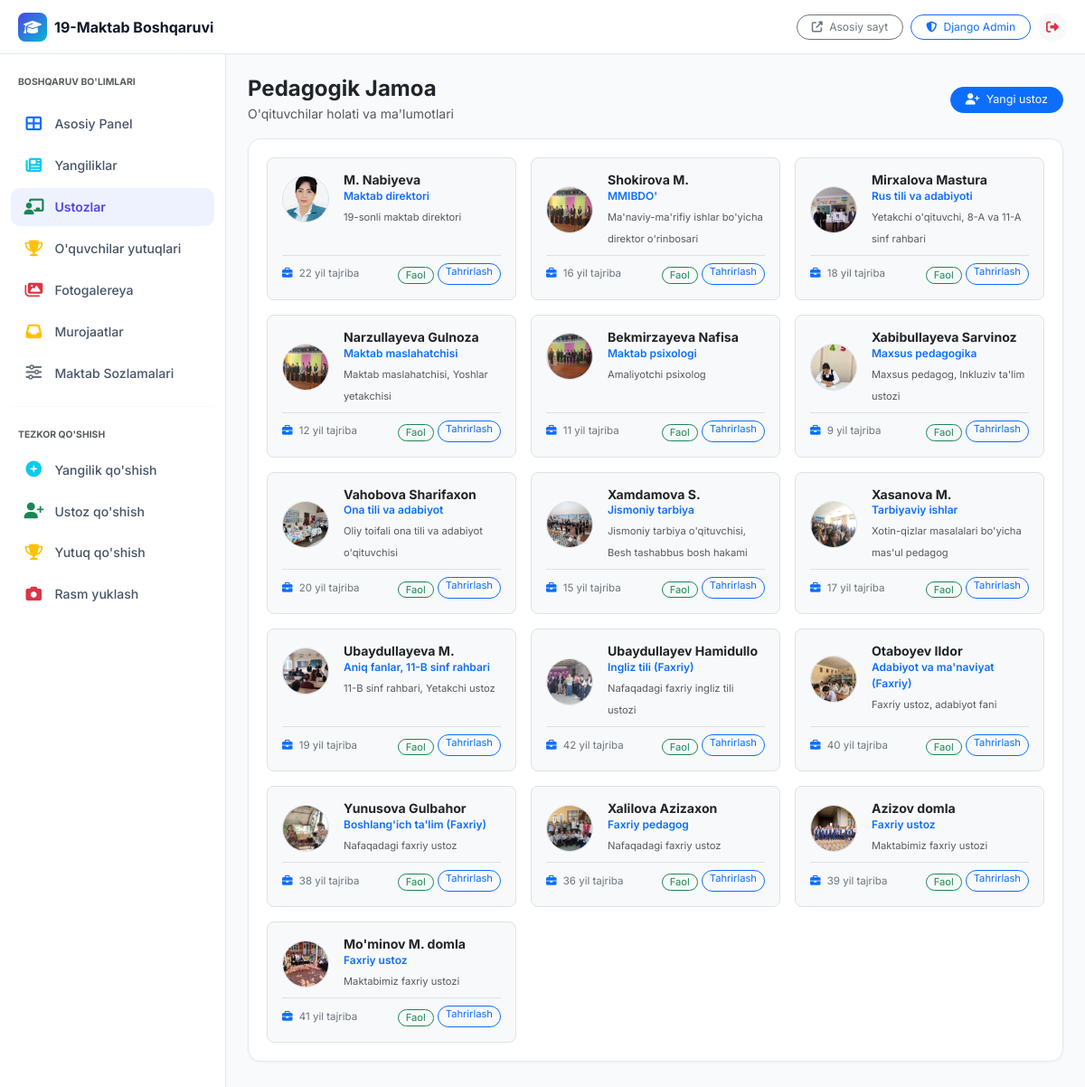
Screenshot of /dashboard/teachers/ (signed in) with the database file from the repository.
### apps/teachers/models.py (models this page shows, shortened)
class Teacher(models.Model):
    full_name = models.CharField(max_length=200, verbose_name="F.I.Sh")
    subject = models.CharField(max_length=100, verbose_name="Dars beradigan fani (UZ)")
    subject_ru = models.CharField(max_length=100, blank=True, verbose_name="Fani (RU)")
    subject_en = models.CharField(max_length=100, blank=True, verbose_name="Fani (EN)")
    position = models.CharField(max_length=100, verbose_name="Lavozimi / Toifasi (UZ)")
    position_ru = models.CharField(max_length=100, blank=True, verbose_name="Lavozimi (RU)")
    position_en = models.CharField(max_length=100, blank=True, verbose_name="Lavozimi (EN)")
    bio = models.TextField(blank=True, verbose_name="Tarjimai hol / Qisqacha ma'lumot (UZ)")
    bio_ru = models.TextField(blank=True, verbose_name="Ma'lumot (RU)")
    bio_en = models.TextField(blank=True, verbose_name="Ma'lumot (EN)")
    photo = models.ImageField(upload_to='teachers/', blank=True, null=True, verbose_name="Fotosurat")
    department = models.ForeignKey(Department, on_delete=models.SET_NULL, null=True, blank=True, related_name='teachers', verbose_name="Kafedra")
    experience_years = models.PositiveIntegerField(default=0, verbose_name="Ish staji (yil)")
    education = models.CharField(max_length=300, blank=True, verbose_name="Ma'lumoti")
    is_active = models.BooleanField(default=True, verbose_name="Faol")
    is_featured = models.BooleanField(default=False, verbose_name="Bosh sahifada ko'rsatish")
    order = models.PositiveIntegerField(default=0, verbose_name="Tartib raqami")
    email = models.EmailField(blank=True, verbose_name="Elektron pochta")
    created_at = models.DateTimeField(auto_now_add=True, verbose_name="Qo'shilgan sana")
    class Meta:
        verbose_name = 'O\'qituvchi'
        verbose_name_plural = 'O\'qituvchilar'
        ordering = ['order', 'full_name']

### apps/core/dashboard_views.py (the view, shortened to what this page needs)
# urls.py: path('teachers/', dashboard_views.dashboard_teachers, name='dashboard_teachers'),
@staff_required
def dashboard_teachers(request):
    teachers = Teacher.objects.select_related('department').order_by('order', 'full_name')
    context = {
        'teachers': teachers,
        'active_menu': 'teachers',
    }
    return render(request, 'dashboard/teachers.html', context)

### apps/core/context_processors.py (called while the page is built)
def site_settings(request):
    settings_obj = SiteSettings.objects.first()
    return {
        'site_settings': settings_obj,
    }

### apps/core/dashboard_views.py (called while the page is built)
def staff_required(view_func):
    actual_decorator = user_passes_test(
        lambda u: u.is_authenticated and u.is_staff,
        login_url='/dashboard/login/'
    )
    return actual_decorator(view_func)

### templates/dashboard/teachers.html (shortened to what this page needs)
{% extends 'dashboard/base.html' %}
{% block content %}
<div class="d-flex justify-content-between align-items-center mb-3 flex-wrap gap-2">
    <div>
        <h4 class="fw-bold mb-0 text-dark">Pedagogik Jamoa</h4>
        <small class="text-muted">O'qituvchilar holati va ma'lumotlari</small>
    </div>
    <a href="/admin/teachers/teacher/add/" class="btn btn-sm btn-primary rounded-pill px-3" style="font-size: 0.78rem;">
        <i class="fas fa-user-plus me-1"></i> Yangi ustoz
    </a>
</div>
<div class="dash-card">
    <div class="row g-3">
        {% for t in teachers %}
            <div class="col-12 col-md-6 col-xl-4">
                <div class="p-3 rounded-3 border bg-light h-100 d-flex flex-column justify-content-between">
                    <div class="d-flex gap-3 align-items-center mb-2">
                        {% if t.photo %}
                            <img src="{{ t.photo.url }}" alt="{{ t.full_name }}" class="rounded-circle border" style="width: 52px; height: 52px; object-fit: cover; flex-shrink: 0;">
                        {% else %}
                            <div class="rounded-circle bg-white border d-flex align-items-center justify-content-center text-primary" style="width: 52px; height: 52px; flex-shrink: 0;">
                                <i class="fas fa-user-tie fa-lg"></i>
                            </div>
                        {% endif %}
                        <div class="overflow-hidden">
                            <h6 class="fw-bold mb-0 text-dark text-truncate" style="font-size: 0.88rem;">{{ t.full_name }}</h6>
                            <small class="text-primary fw-semibold d-block" style="font-size: 0.75rem;">{{ t.subject }}</small>
                            <small class="text-muted" style="font-size: 0.7rem;">{{ t.position }}</small>
                        </div>
                    </div>
                    <div class="pt-2 border-top d-flex justify-content-between align-items-center">
                        <small class="text-secondary" style="font-size: 0.72rem;">
                            <i class="fas fa-briefcase me-1 text-primary"></i> {{ t.experience_years }} yil tajriba
                        </small>
                        <div class="d-flex gap-1">
                            <form method="post" action="{% url 'dashboard_teachers' %}" class="d-inline">
                                <button type="submit" class="btn btn-sm {% if t.is_active %}btn-outline-success{% else %}btn-outline-danger{% endif %} py-0 px-2 rounded-pill" style="font-size: 0.7rem;">
                                    {% if t.is_active %}Faol{% else %}Nofaol{% endif %}
                                </button>
                            </form>
                            <a href="/admin/teachers/teacher/{{ t.id }}/change/" class="btn btn-sm btn-outline-primary py-0 px-2 rounded-pill" style="font-size: 0.7rem;">
                                Tahrirlash
                            </a>
                        </div>
                    </div>
                </div>
            </div>
        {% endfor %}
    </div>
</div>
{% endblock %}

### templates/dashboard/base.html (style rules this page uses)
:root { --primary: #4F46E5; --primary-dark: #3730A3; --secondary: #06B6D4; --accent: #FACC15; --bg-color: #F8FAFC; --card-bg: #FFFFFF; --text-main: #0F172A; --text-muted: #64748B; --border-color: #E2E8F0; --sidebar-width: 250px; }
body { font-family: 'Inter', system-ui, -apple-system, sans-serif; background-color: var(--bg-color); color: var(--text-main); min-height: 100vh; margin: 0; padding-bottom: 70px; }
@media (min-width: 992px) { body { padding-bottom: 0; } }
.dash-card { background: #FFFFFF; border: 1px solid var(--border-color); border-radius: 14px; padding: 1.25rem; box-shadow: 0 1px 3px rgba(0, 0, 0, 0.03); margin-bottom: 1.25rem; }

### rows the page displays
Teacher: photo (picture), full_name "M. Nabiyeva", subject "Maktab direktori", position "19-sonli maktab direktori", experience_years "22", is_active "Faol"
Teacher: photo (picture), full_name "Shokirova M.", subject "MMIBDO'", position "Ma'naviy-ma'rifiy ishlar bo'yicha direktor o'rinbosari", experience_years "16", is_active "Faol"
Teacher: photo (picture), full_name "Mirxalova Mastura", subject "Rus tili va adabiyoti", position "Yetakchi o'qituvchi, 8-A va 11-A sinf rahbari", experience_years "18", is_active "Faol"
Teacher: photo (picture), full_name "Narzullayeva Gulnoza", subject "Maktab maslahatchisi", position "Maktab maslahatchisi, Yoshlar yetakchisi", experience_years "12", is_active "Faol"
Teacher: photo (picture), full_name "Bekmirzayeva Nafisa", subject "Maktab psixologi", position "Amaliyotchi psixolog", experience_years "11", is_active "Faol"
Teacher: photo (picture), full_name "Xabibullayeva Sarvinoz", subject "Maxsus pedagogika", position "Maxsus pedagog, Inkluziv ta'lim ustozi", experience_years "9", is_active "Faol"
Teacher: photo (picture), full_name "Vahobova Sharifaxon", subject "Ona tili va adabiyot", position "Oliy toifali ona tili va adabiyot o'qituvchisi", experience_years "20", is_active "Faol"
Teacher: photo (picture), full_name "Xamdamova S.", subject "Jismoniy tarbiya", position "Jismoniy tarbiya o'qituvchisi, Besh tashabbus bosh hakami", experience_years "15", is_active "Faol"
Teacher: photo (picture), full_name "Xasanova M.", subject "Tarbiyaviy ishlar", position "Xotin-qizlar masalalari bo'yicha mas'ul pedagog", experience_years "17", is_active "Faol"
Teacher: photo (picture), full_name "Ubaydullayeva M.", subject "Aniq fanlar, 11-B sinf rahbari", position "11-B sinf rahbari, Yetakchi ustoz", experience_years "19", is_active "Faol"
Teacher: photo (picture), full_name "Ubaydullayev Hamidullo", subject "Ingliz tili (Faxriy)", position "Nafaqadagi faxriy ingliz tili ustozi", experience_years "42", is_active "Faol"
Teacher: photo (picture), full_name "Otaboyev Ildor", subject "Adabiyot va ma'naviyat (Faxriy)", position "Faxriy ustoz, adabiyot fani", experience_years "40", is_active "Faol"
Teacher: photo (picture), full_name "Yunusova Gulbahor", subject "Boshlang'ich ta'lim (Faxriy)", position "Nafaqadagi faxriy ustoz", experience_years "38", is_active "Faol"
Teacher: photo (picture), full_name "Xalilova Azizaxon", subject "Faxriy pedagog", position "Nafaqadagi faxriy ustoz", experience_years "36", is_active "Faol"
Teacher: photo (picture), full_name "Azizov domla", subject "Faxriy ustoz", position "Maktabimiz faxriy ustozi", experience_years "39", is_active "Faol"
Teacher: photo (picture), full_name "Mo'minov M. domla", subject "Faxriy ustoz", position "Maktabimiz faxriy ustozi", experience_years "41", is_active "Faol"
